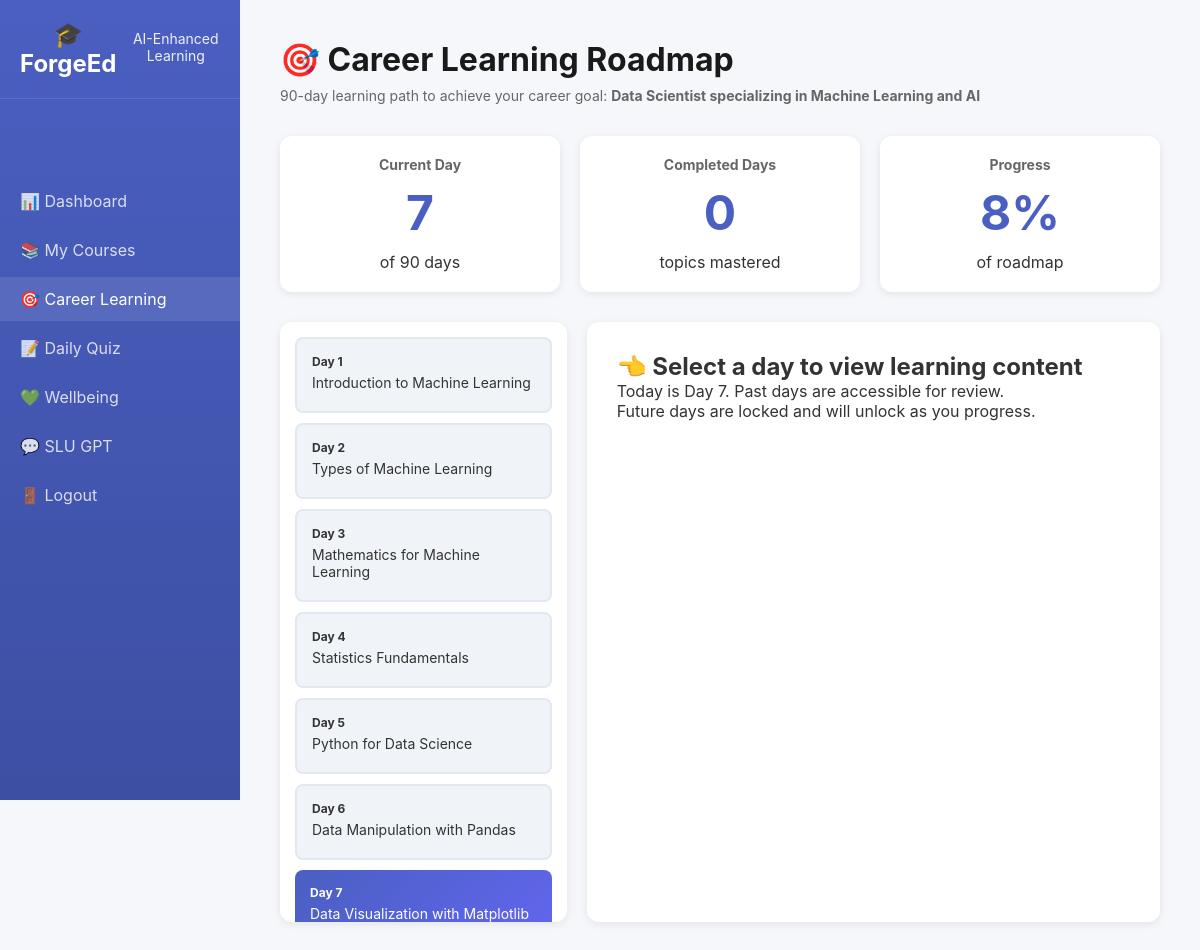
The app's page /career-learning (signed in) with its own data.
### tables this page shows
CREATE TABLE students (
            id INTEGER PRIMARY KEY AUTOINCREMENT,
            email TEXT UNIQUE NOT NULL,
            password TEXT NOT NULL,
            first_name TEXT NOT NULL,
            last_name TEXT NOT NULL,
            gpa REAL DEFAULT 0.0,
            completion_rate INTEGER DEFAULT 0,
            slu_gpt_sessions INTEGER DEFAULT 0,
            career_goal TEXT,
            created_at TIMESTAMP DEFAULT CURRENT_TIMESTAMP
        );

CREATE TABLE daily_roadmap (
            id INTEGER PRIMARY KEY AUTOINCREMENT,
            student_id INTEGER NOT NULL,
            day_number INTEGER NOT NULL,
            topic TEXT NOT NULL,
            theory_content TEXT,
            resources TEXT,
            study_duration INTEGER DEFAULT 120,
            is_completed BOOLEAN DEFAULT 0,
            completed_at TIMESTAMP,
            created_at TIMESTAMP DEFAULT CURRENT_TIMESTAMP,
            FOREIGN KEY (student_id) REFERENCES students (id),
            UNIQUE(student_id, day_number)
        );

### app.py (the view)
@app.route('/career-learning')
def career_learning():
    if 'student_id' not in session:
        return redirect(url_for('index'))
    student_id = session['student_id']
    conn = get_db()
    student = conn.execute('SELECT * FROM students WHERE id = ?', (student_id,)).fetchone()
    from datetime import datetime
    created_at = datetime.fromisoformat(student['created_at'])
    days_elapsed = (datetime.now() - created_at).days + 1
    current_day = min(days_elapsed, 90)  # Cap at 90 days
    roadmap = conn.execute('''
        SELECT * FROM daily_roadmap
        WHERE student_id = ?
        ORDER BY day_number
    ''', (student_id,)).fetchall()
    conn.close()
    return render_template('career_learning.html',
                         student=student,
                         roadmap=roadmap,
                         current_day=current_day)

### database.py (called while the page is built)
def get_db():
    conn = sqlite3.connect('forgeed.db')
    conn.row_factory = sqlite3.Row
    return conn

### templates/career_learning.html (shortened to what this page needs)
<!DOCTYPE html>
<html lang="en">
<head>
    <link rel="stylesheet" href="/static/style.css">
</head>
<body>
    <div class="app-container">
        <nav class="sidebar">
            <div class="logo">
                <h2>🎓 ForgeEd</h2>
                <p>AI-Enhanced Learning</p>
            </div>
            <ul class="nav-links">
                <li><a href="/dashboard">📊 Dashboard</a></li>
                <li><a href="/courses">📚 My Courses</a></li>
                <li><a href="/career-learning" class="active">🎯 Career Learning</a></li>
                <li><a href="/quiz">📝 Daily Quiz</a></li>
                <li><a href="/wellbeing">💚 Wellbeing</a></li>
                <li><a href="/slu-gpt">💬 SLU GPT</a></li>
                <li><a href="/logout">🚪 Logout</a></li>
            </ul>
        </nav>
        <main class="main-content">
            <div class="page-header">
                <h1>🎯 Career Learning Roadmap</h1>
                <p>90-day learning path to achieve your career goal: <strong>{{ student['career_goal'] }}</strong></p>
            </div>
            <div class="roadmap-progress">
                <div class="progress-card">
                    <h3>Current Day</h3>
                    <div class="big-number">{{ current_day }}</div>
                    <p>of 90 days</p>
                </div>
                <div class="progress-card">
                    <h3>Completed Days</h3>
                    <div class="big-number" id="completed-count">0</div>
                    <p>topics mastered</p>
                </div>
                <div class="progress-card">
                    <h3>Progress</h3>
                    <div class="big-number">{{ (current_day / 90 * 100)|round|int }}%</div>
                    <p>of roadmap</p>
                </div>
            </div>
            <div class="roadmap-container">
                <div class="roadmap-timeline">
                    {% for day in roadmap %}
                    <div class="day-card {% if day['day_number'] == current_day %}current-day{% elif day['day_number'] < current_day %}past-day{% else %}future-day locked{% endif %}"
                         data-day="{{ day['day_number'] }}"
                         onclick="selectDay({{ day['day_number'] }}, {{ current_day }})">
                        <div class="day-number">Day {{ day['day_number'] }}</div>
                        <div class="day-topic">{{ day['topic'] }}</div>
                    </div>
                    {% endfor %}
                </div>
                <div class="day-content">
                    <div id="select-prompt">
                        <h2>👈 Select a day to view learning content</h2>
                        <p>Today is Day {{ current_day }}. Past days are accessible for review.</p>
                        <p>Future days are locked and will unlock as you progress.</p>
                    </div>
                </div>
            </div>
        </main>
    </div>
</body>
</html>

### static/style.css (style rules this page uses)
* { margin: 0; padding: 0; box-sizing: border-box; }
body { font-family: -apple-system, BlinkMacSystemFont, 'Segoe UI', Roboto, 'Helvetica Neue', Arial, sans-serif; background: #f5f7fa; color: #333; }
.logo { display: flex; align-items: center; gap: 15px; margin-bottom: 60px; }
.logo p { font-size: 14px; opacity: 0.9; margin-top: -5px; }
.app-container { display: flex; min-height: 100vh; }
.sidebar { width: 240px; background: linear-gradient(180deg, #4a5fc1 0%, #3d4fa3 100%); color: white; display: flex; flex-direction: column; position: fixed; height: 100vh; overflow-y: auto; }
.main-content { flex: 1; margin-left: 240px; padding: 40px; }
.page-header { margin-bottom: 32px; }
.page-header h1 { font-size: 32px; font-weight: 700; color: #1a1a1a; margin-bottom: 8px; }
.page-header p { color: #666; font-size: 14px; }
.roadmap-progress { display: grid; grid-template-columns: repeat(auto-fit, minmax(200px, 1fr)); gap: 20px; margin-bottom: 30px; }
.progress-card { background: white; padding: 20px; border-radius: 12px; text-align: center; box-shadow: 0 2px 8px rgba(0,0,0,0.08); }
.progress-card h3 { font-size: 14px; color: #666; margin-bottom: 10px; }
.big-number { font-size: 48px; font-weight: 700; color: #4a5fc1; margin: 10px 0; }
.roadmap-container { display: grid; grid-template-columns: 1fr 2fr; gap: 20px; margin-top: 20px; }
.roadmap-timeline { max-height: 600px; overflow-y: auto; background: white; padding: 15px; border-radius: 12px; box-shadow: 0 2px 8px rgba(0,0,0,0.08); }
.day-card { padding: 15px; margin-bottom: 10px; border-radius: 8px; cursor: pointer; transition: all 0.2s; }
.day-card.current-day { background: linear-gradient(135deg, #4a5fc1 0%, #6366f1 100%); color: white; }
.day-card.past-day { background: #f0f4f8; border: 2px solid #e2e8f0; }
.day-number { font-weight: 700; font-size: 12px; margin-bottom: 5px; }
.day-topic { font-size: 14px; margin-bottom: 5px; }
.day-content { background: white; padding: 30px; border-radius: 12px; box-shadow: 0 2px 8px rgba(0,0,0,0.08); }
.sidebar .logo { padding: 20px; text-align: center; border-bottom: 1px solid rgba(255,255,255,0.1); }
.sidebar .nav-links { list-style: none; padding: 20px 0; }
.sidebar .nav-links li { margin-bottom: 5px; }
.sidebar .nav-links a { display: block; padding: 12px 20px; color: rgba(255,255,255,0.8); text-decoration: none; transition: all 0.2s; }
.sidebar .nav-links a:hover, .sidebar .nav-links a.active { background: rgba(255,255,255,0.1); color: white; }

### records on screen
students: career_goal "Data Scientist specializing in Machine Learning and AI"
daily_roadmap: day_number "1", topic "Introduction to Machine Learning"
daily_roadmap: day_number "2", topic "Types of Machine Learning"
daily_roadmap: day_number "3", topic "Mathematics for Machine Learning"
daily_roadmap: day_number "4", topic "Statistics Fundamentals"
daily_roadmap: day_number "5", topic "Python for Data Science"
daily_roadmap: day_number "6", topic "Data Manipulation with Pandas"
daily_roadmap: day_number "7", topic "Data Visualization with Matplotlib"
